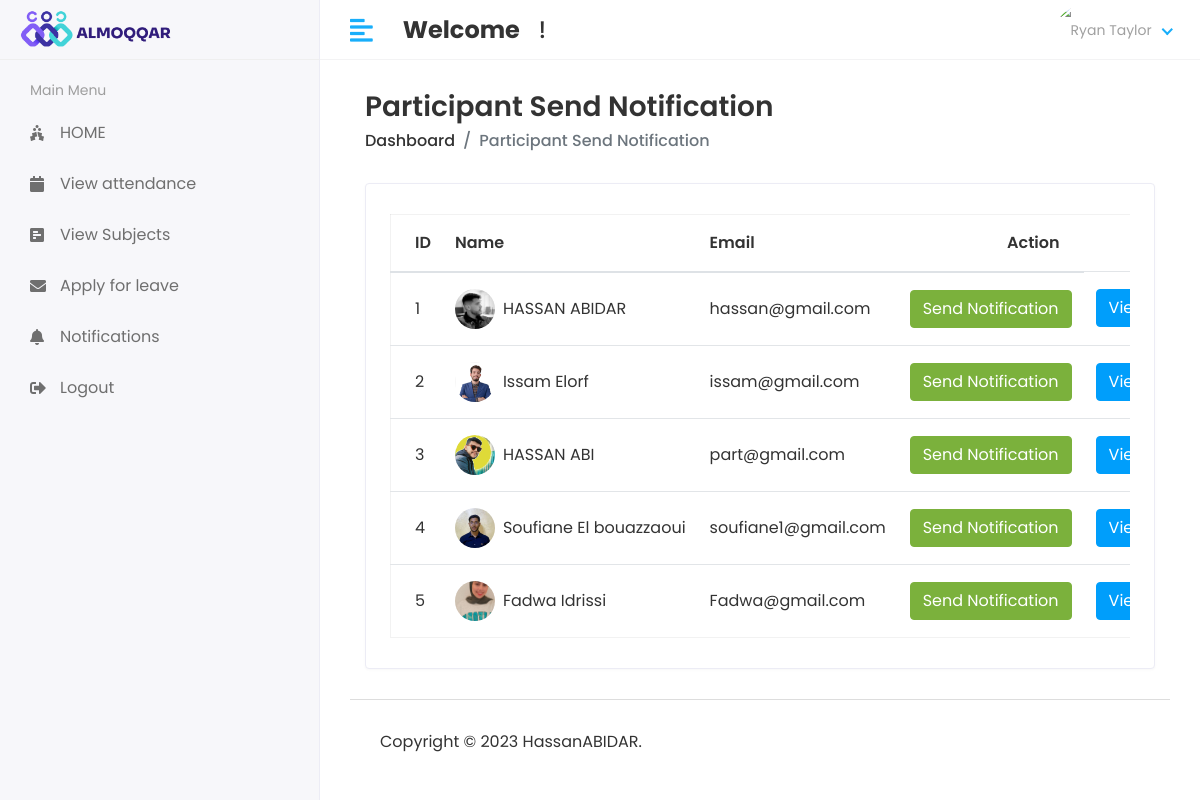
/Hod/Participant/Send_Notification, run on the app's committed database.
### app/models.py (models this page shows, shortened)
class Participant(models.Model):
    admin = models.OneToOneField(CustomUser, on_delete=models.CASCADE)
    address = models.TextField()
    gender = models.CharField(max_length=100)
    department_id = models.ForeignKey(Department, on_delete=models.DO_NOTHING)
    session_year_id = models.ForeignKey(Session_Year, on_delete=models.DO_NOTHING)
    created_at = models.DateTimeField(auto_now_add=True)
    updated_at = models.DateTimeField(auto_now=True)

class CustomUser(AbstractUser):
    USER = (
        (1, 'HOD'),
        (2, 'STAFF'),
        (3, 'PARTICIPANT'),
    )
    user_type = models.CharField(choices=USER, max_length=50, default=1)
    profile_pic = models.ImageField(upload_to='media/profile_pic')

### Conerence_management/Hod_views.py (the view)
# urls.py: path('Hod/Participant/Send_Notification', Hod_views.PART_SEND_NOTIFICATION,
def PART_SEND_NOTIFICATION(request):
    participant = Participant.objects.all()
    notifications = Participant_Notification.objects.all()
    context = {
        'participant': participant,
        'notifications': notifications,
    }
    return render(request, 'Hod/part_notification.html', context)

### templates/Hod/part_notification.html (shortened to what this page needs)
{% extends 'base.html' %}
{% block content %}
<div class="content container-fluid">
   <div class="page-header">
      <div class="row align-items-center">
         <div class="col">
            <h3 class="page-title">Participant Send Notification</h3>
            <ul class="breadcrumb">
               <li class="breadcrumb-item"><a href="index.html">Dashboard</a></li>
               <li class="breadcrumb-item active">Participant Send Notification</li>
            </ul>
         </div>
      </div>
   </div>
   <div class="row">
      <div class="col-sm-12">
         <div class="card card-table">
            <div class="card-body">
               <div class="table-responsive">
                  <table id="table_id" class="table table-hover table-center mb-0">
                     <thead>
                        <tr>
                           <th>ID</th>
                           <th>Name</th>
                           <th>Email</th>
                           <th class="text-right">Action</th>
                        </tr>
                     </thead>
                     <tbody>
                        {% for i in participant %}
                        <tr>
                           <td>{{ i.id }}</td>
                           <td>
                              <h2 class="table-avatar">
                                 <a href="student-details.html" class="avatar avatar-sm mr-2">
                                    <img class="avatar-img rounded-circle" src="/{{ i.admin.profile_pic }}" alt="User Image">
                                 </a>
                                 <a href="student-details.html">{{ i.admin.first_name }}&nbsp;{{ i.admin.last_name }}</a>
                              </h2>
                           </td>
                           <td>{{ i.admin.email }}</td>
                           <td class="text-right">
                              <button type="button" class="btn btn-success" data-toggle="modal" data-target="#myModal{{ i.admin.id }}">Send Notification</button>
                           </td>
                            <td class="text-right">
                                <button type="button" class="btn btn-info" data-toggle="modal" data-target="#myModal2{{ i.admin.id }}">View All Notifications</button>
                           </td>
                        </tr>
                        {% endfor %}
                     </tbody>
                  </table>
               </div>
            </div>
         </div>
      </div>
   </div>
</div>
{% endblock %}

### static/assets/css/style.css (style rules this page uses)
html { height: 100%; }
body { background-color: #fff; color: #333; font-family: 'Poppins', sans-serif; font-size: 1rem; height: 100%; line-height: 1.5; overflow-x: hidden; }
h1, h2, h3, h4, h5, h6 { font-family: 'Poppins', sans-serif; margin-top: 0; }
a { color: #009ce7; }
input, button, a { transition: all 0.4s ease; -moz-transition: all 0.4s ease; -o-transition: all 0.4s ease; -ms-transition: all 0.4s ease; -webkit-transition: all 0.4s ease; }
input, input:focus, button, button:focus { outline: none; }
ul, ol { padding: 0px; list-style: none; }
.table { color: #333; max-width: 100%; margin-bottom: 0; width: 100%; }
.table.dataTable { border-collapse: collapse !important; border: 1px solid rgba(0, 0, 0, 0.05); }
table.table td h2 { display: inline-block; font-size: inherit; font-weight: 400; margin: 0; padding: 0; vertical-align: middle; }
table.table td h2.table-avatar { align-items: center; display: inline-flex; font-size: inherit; font-weight: 400; margin: 0; padding: 0; vertical-align: middle; white-space: nowrap; }
table.table td h2 a { color: #333; }
.table thead tr th { font-weight: 600; }
.table tbody tr { border-bottom: 1px solid rgba(0, 0, 0, 0.05); }
.table.table-center td, .table.table-center th { vertical-align: middle; }
.card-table .card-body .table > thead > tr > th { border-top: 0; }
.card-table .card-body .table tr td:first-child, .card-table .card-body .table tr th:first-child { padding-left: 1.5rem; }
.card-table .card-body .table tr td:last-child, .card-table .card-body .table tr th:last-child { padding-right: 1.5rem; }
.card-table .table td, .card-table .table th { border-top: 1px solid #e2e5e8; padding: 1rem 0.75rem; white-space: nowrap; }
.btn-success { background-color: #7bb13c; border: 1px solid #7bb13c }
.btn-info { background-color: #009efb; border: 1px solid #009efb }
.card { border: 1px solid #ececf5; box-shadow: 0 1px 3px 0 rgba(0, 0, 0, 0.03); margin-bottom: 1.875rem; }
.card-body { padding: 1.5rem; }
.avatar { position: relative; display: inline-block; width: 3rem; height: 3rem }
.avatar > img { width: 100%; height: 100%; -o-object-fit: cover; object-fit: cover; }
.avatar-sm { width: 2.5rem; height: 2.5rem; }
.page-header { margin-bottom: 1.875rem; }
.page-header .breadcrumb { background-color: transparent; color: #6c757d; font-size: 1rem; font-weight: 500; margin-bottom: 0; padding: 0; }
.page-header .breadcrumb a { color: #333; }
.page-title { font-size: 28px; font-weight: 600; color: #333; margin-bottom: 5px; }

### data on the page
Participant: id "1", admin.profile_pic (picture), admin.first_name "HASSAN", admin.last_name "ABIDAR", admin.email "hassan@gmail.com"
Participant: id "2", admin.profile_pic (picture), admin.first_name "Issam", admin.last_name "Elorf", admin.email "issam@gmail.com"
Participant: id "3", admin.profile_pic (picture), admin.first_name "HASSAN", admin.last_name "ABI", admin.email "part@gmail.com"
Participant: id "4", admin.profile_pic (picture), admin.first_name "Soufiane", admin.last_name "El bouazzaoui", admin.email "soufiane1@gmail.com"
Participant: id "5", admin.profile_pic (picture), admin.first_name "Fadwa", admin.last_name "Idrissi", admin.email "Fadwa@gmail.com"
